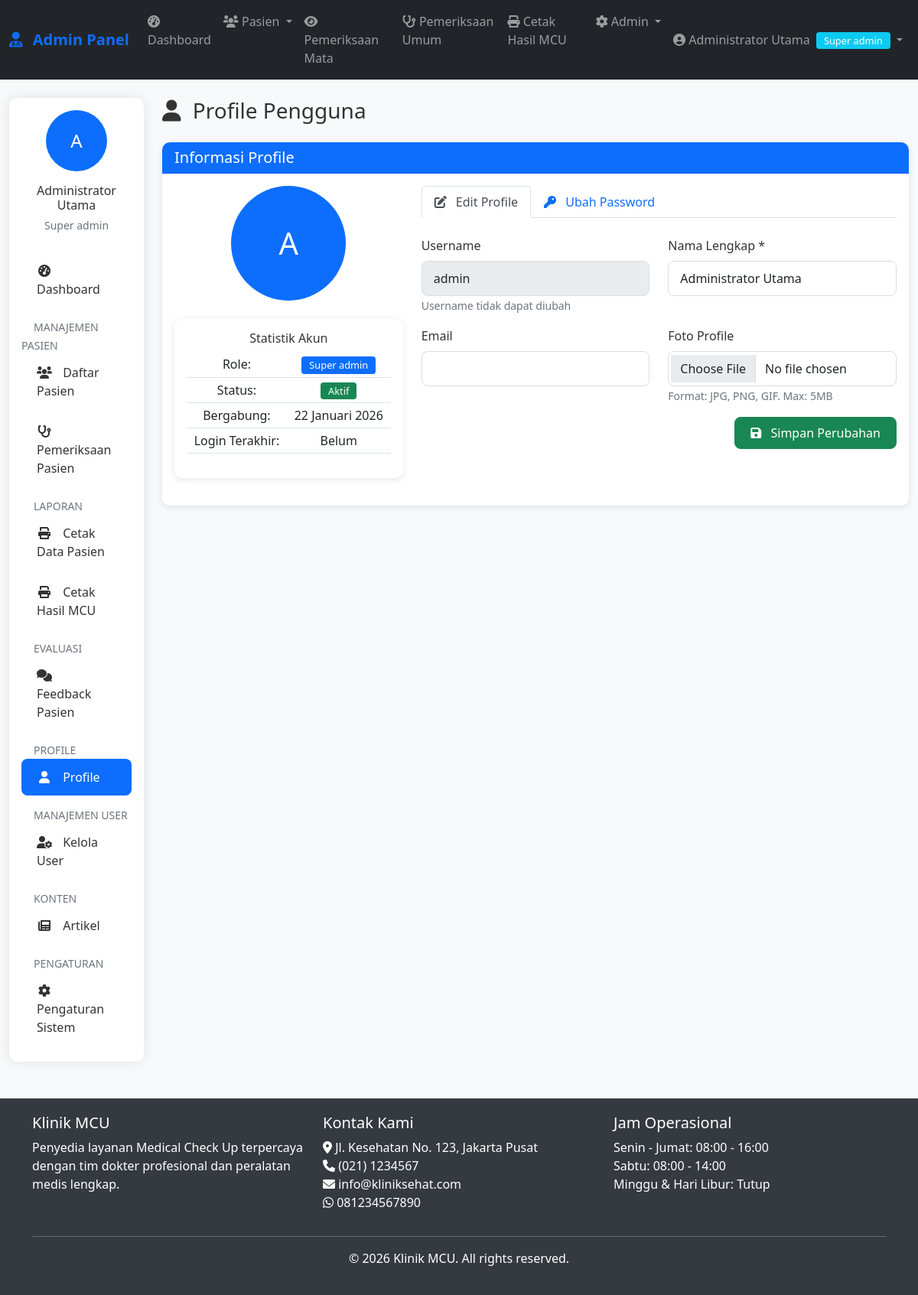
/admin/profile.php (signed in), run on the app's committed database.
### tables this page shows
CREATE TABLE pengaturan (
    id INT AUTO_INCREMENT PRIMARY KEY,
    nama_klinik VARCHAR(100),
    alamat TEXT,
    telepon VARCHAR(20),
    email VARCHAR(100),
    whatsapp VARCHAR(20),
    logo VARCHAR(255),
    tentang TEXT,
    created_at TIMESTAMP DEFAULT CURRENT_TIMESTAMP
);

### includes/functions.php (called while the page is built, shortened)
<?php
require_once __DIR__ . '/../config/database.php';
function formatDateIndo($date, $with_time = false) {
    $months = array(
        1 => 'Januari', 'Februari', 'Maret', 'April', 'Mei', 'Juni',
        'Juli', 'Agustus', 'September', 'Oktober', 'November', 'Desember'
    );
    $timestamp = strtotime($date);
    $day = date('d', $timestamp);
    $month = $months[date('n', $timestamp)];
    $year = date('Y', $timestamp);
    $formatted = $day . ' ' . $month . ' ' . $year;
    return $formatted;
}
function getSetting($key) {
    global $conn;
    $query = "SELECT $key FROM pengaturan LIMIT 1";
    $result = mysqli_query($conn, $query);
    $row = mysqli_fetch_assoc($result);
    return $row[$key] ?? '';
}
?>

### admin/profile.php (the view, shortened to what this page needs)
<?php
require_once '../includes/auth.php';
require_once '../includes/functions.php';
$user_id = $_SESSION['admin_id'];
$query = "SELECT * FROM admin_users WHERE id = $user_id";
$result = mysqli_query($conn, $query);
$user = mysqli_fetch_assoc($result);
?>
<?php include '../includes/admin-header.php'; ?>
<?php include 'includes/admin-nav.php'; ?>
<div class="container-fluid mt-4">
    <div class="row">
        <div class="col-lg-2">
            <?php include 'includes/admin-sidebar.php'; ?>
        </div>
        <div class="col-lg-10">
            <div class="d-flex justify-content-between align-items-center mb-4">
                <h1 class="h3 mb-0">
                    <i class="fas fa-user me-2"></i> Profile Pengguna
                </h1>
            </div>
            <div class="card">
                <div class="card-header bg-primary text-white">
                    <h5 class="mb-0">Informasi Profile</h5>
                </div>
                <div class="card-body">
                    <div class="row">
                        <div class="col-md-4 text-center">
                            <div class="mb-4">
                                <?php if ($user['foto']): ?>
                                    <img src="<?php echo ASSETS_URL . '/' . $user['foto']; ?>"
                                         class="rounded-circle"
                                         width="150" height="150"
                                         style="object-fit: cover;">
                                <?php else: ?>
                                    <div class="rounded-circle bg-primary d-flex align-items-center justify-content-center mx-auto"
                                         style="width: 150px; height: 150px;">
                                        <span class="text-white fs-1">
                                            <?php echo strtoupper(substr($user['nama_lengkap'], 0, 1)); ?>
                                        </span>
                                    </div>
                                <?php endif; ?>
                            </div>
                            <div class="card">
                                <div class="card-body">
                                    <h6>Statistik Akun</h6>
                                    <table class="table table-sm">
                                        <tr>
                                            <td>Role:</td>
                                            <td>
                                                <span class="badge bg-primary">
                                                    <?php echo ucfirst(str_replace('_', ' ', $user['role'])); ?>
                                                </span>
                                            </td>
                                        </tr>
                                        <tr>
                                            <td>Status:</td>
                                            <td>
                                                <span class="badge <?php echo $user['is_active'] ? 'bg-success' : 'bg-secondary'; ?>">
                                                    <?php echo $user['is_active'] ? 'Aktif' : 'Nonaktif'; ?>
                                                </span>
                                            </td>
                                        </tr>
                                        <tr>
                                            <td>Bergabung:</td>
                                            <td><?php echo formatDateIndo($user['created_at']); ?></td>
                                        </tr>
                                        <tr>
                                            <td>Login Terakhir:</td>
                                            <td>
                                                <?php echo $user['last_login'] ? formatDateIndo($user['last_login'], true) : 'Belum'; ?>
                                            </td>
                                        </tr>
                                    </table>
        </div>
    </div>
</div>
                        <div class="col-md-8">
                            <ul class="nav nav-tabs" id="profileTabs" role="tablist">
                                <li class="nav-item" role="presentation">
                                    <button class="nav-link active" id="edit-tab" data-bs-toggle="tab" data-bs-target="#edit">
                                        <i class="fas fa-edit me-2"></i> Edit Profile
                                    </button>
                                </li>
                                <li class="nav-item" role="presentation">
                                    <button class="nav-link" id="password-tab" data-bs-toggle="tab" data-bs-target="#password">
                                        <i class="fas fa-key me-2"></i> Ubah Password
                                    </button>
                                </li>
                            </ul>
                            <div class="tab-content mt-4" id="profileTabsContent">
                                <div class="tab-pane fade show active" id="edit" role="tabpanel">
                                    <form method="POST" action="" enctype="multipart/form-data">
                                        <div class="row mb-3">
                                            <div class="col-md-6">
                                                <label class="form-label">Username</label>
                                                <input type="text" class="form-control"
                                                       value="<?php echo $user['username']; ?>" disabled>
                                                <small class="text-muted">Username tidak dapat diubah</small>
                                            </div>
                                            <div class="col-md-6">
                                                <label class="form-label">Nama Lengkap *</label>
                                                <input type="text" class="form-control" name="nama_lengkap"
                                                       value="<?php echo htmlspecialchars($user['nama_lengkap']); ?>" required>
                                            </div>
                                        </div>
                                        <div class="row mb-3">
                                            <div class="col-md-6">
                                                <label class="form-label">Email</label>
                                                <input type="email" class="form-control" name="email"
                                                       value="<?php echo htmlspecialchars($user['email']); ?>">
                                            </div>
                                            <div class="col-md-6">
                                                <label class="form-label">Foto Profile</label>
                                                <input type="file" class="form-control" name="foto" accept="image/*">
                                                <small class="text-muted">Format: JPG, PNG, GIF. Max: 5MB</small>
                                            </div>
                                        </div>
                                        <div class="text-end">
                                            <button type="submit" class="btn btn-success">
                                                <i class="fas fa-save me-2"></i> Simpan Perubahan
                                            </button>
                                        </div>
                                    </form>
                                </div>
                            </div>
                        </div>
                    </div>
                </div>
            </div>
        </div>
    </div>
</div>
<?php include '../includes/admin-footer.php'; ?>

### includes/admin-footer.php (shortened to what this page needs)
</div>
    </div>
    <footer class="mt-5">
        <div class="container">
            <div class="row">
                <div class="col-md-4">
                    <h5>Klinik MCU</h5>
                    <p>Penyedia layanan Medical Check Up terpercaya dengan tim dokter profesional dan peralatan medis lengkap.</p>
                </div>
                <div class="col-md-4">
                    <h5>Kontak Kami</h5>
                    <ul class="list-unstyled">
                        <li><i class="fas fa-map-marker-alt"></i> <?php echo getSetting('alamat'); ?></li>
                        <li><i class="fas fa-phone"></i> <?php echo getSetting('telepon'); ?></li>
                        <li><i class="fas fa-envelope"></i> <?php echo getSetting('email'); ?></li>
                        <li><i class="fab fa-whatsapp"></i> <?php echo getSetting('whatsapp'); ?></li>
                    </ul>
                </div>
                <div class="col-md-4">
                    <h5>Jam Operasional</h5>
                    <ul class="list-unstyled">
                        <li>Senin - Jumat: 08:00 - 16:00</li>
                        <li>Sabtu: 08:00 - 14:00</li>
                        <li>Minggu & Hari Libur: Tutup</li>
                    </ul>
                </div>
            </div>
            <hr class="bg-light">
            <div class="text-center">
                <p>&copy; <?php echo date('Y'); ?> Klinik MCU. All rights reserved.</p>
            </div>
        </div>
    </footer>
</body>
</html>

### assets/css/style.css (style rules this page uses)
:root { --primary-color: #0d6efd; --secondary-color: #6c757d; --success-color: #198754; --danger-color: #dc3545; --warning-color: #ffc107; --info-color: #0dcaf0; --light-color: #f8f9fa; --dark-color: #212529; }
body { font-family: 'Segoe UI', Tahoma, Geneva, Verdana, sans-serif; color: #333; background-color: #f8f9fa; }
.card { border-radius: 10px; box-shadow: 0 2px 10px rgba(0,0,0,0.1); border: none; margin-bottom: 20px; }
.card-header { border-radius: 10px 10px 0 0 !important; font-weight: 600; }
.btn { border-radius: 8px; font-weight: 500; padding: 8px 20px; }
.btn-success { background-color: var(--success-color); border-color: var(--success-color); }
.table td { vertical-align: middle; }
.form-control, .form-select { border-radius: 8px; border: 1px solid #ddd; padding: 10px 15px; }
.badge { font-size: 0.8em; font-weight: 500; padding: 5px 10px; }

### includes/admin-header.php (style rules this page uses)
:root { --primary-color: #0d6efd; --secondary-color: #6c757d; --success-color: #198754; --danger-color: #dc3545; --warning-color: #ffc107; --info-color: #0dcaf0; }
body { font-family: 'Segoe UI', Tahoma, Geneva, Verdana, sans-serif; background-color: #f8f9fa; min-height: 100vh; display: flex; flex-direction: column; }
.card { border-radius: 10px; box-shadow: 0 2px 10px rgba(0,0,0,0.1); margin-bottom: 20px; }
.card-header { border-radius: 10px 10px 0 0 !important; font-weight: 600; }
.badge { font-size: 0.8em; font-weight: 500; }
footer { background-color: #343a40; color: white; padding: 20px 0; }
.form-control, .form-select { border-radius: 8px; border: 1px solid #ddd; }

### data on the page
pengaturan: alamat "Jl. Kesehatan No. 123, Jakarta Pusat", telepon "(021) 1234567", email "info@kliniksehat.com", whatsapp "081234567890"

### other printed values
$_SESSION['nama_lengkap'] "Administrator Utama"
str_replace('_', ' ', $_SESSION['role']) "Super admin"
substr($_SESSION['nama_lengkap'], 0, 1) "A"
substr($user['nama_lengkap'], 0, 1) "A"
str_replace('_', ' ', $user['role']) "Super admin"
formatDateIndo($user['created_at']) "22 Januari 2026"
